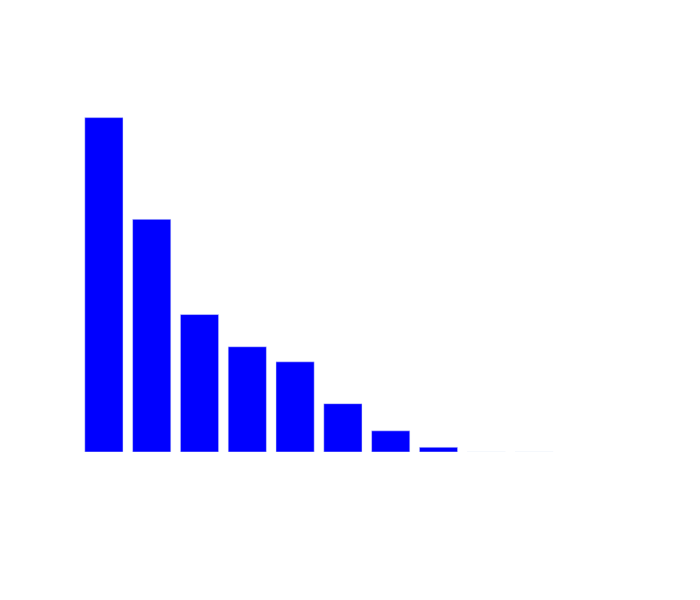
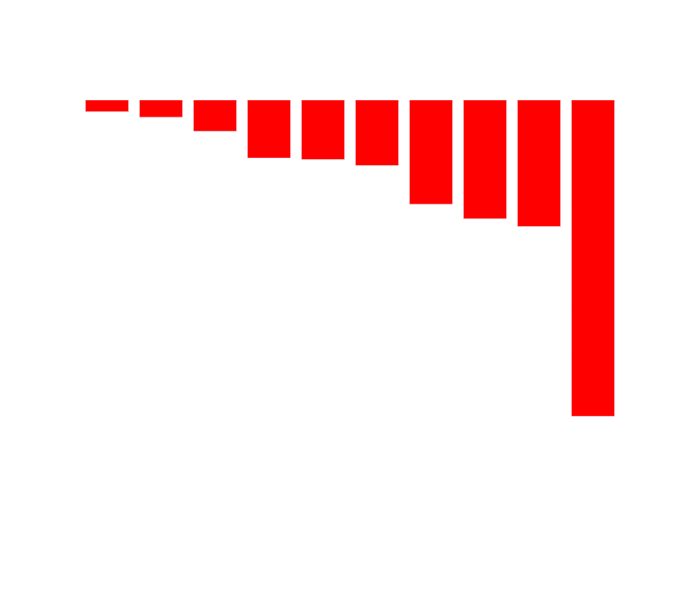

These figures' notebook cell, in order:
### Markdown cell above
We define the Logistic Regression model and use GridSearchCV to find the best hyperparameters for the model by evaluating different combinations of C, penalty, and solver. The best parameters found are used to fit the model. We then use the best model to make predictions on the test set.

### Code cell
feature_weights(X_train,best_LR,"Logistic Regression")

### Figure 1 — Plotly figure (JSON) as saved in the notebook; plotly's stock layout.template omitted (floating-point values rounded to 4 significant figures)
{"data": [{"marker": {"color": ["blue", "blue", "blue", "blue", "blue", "blue", "blue", "blue", "blue", "red"]}, "type": "bar", "x": ["Internet Service_Fiber optic", "Tenure Total Charges", "Payment Method_Electronic check", "Paperless Billing", "Streaming Movies_Yes", "Streaming TV_Yes", "Gender Total Charges", "Multiple Lines_Yes", "Unnamed: 0", "Payment Method_Mailed check"], "y": [0.7041, 0.4899, 0.2894, 0.2216, 0.1899, 0.1017, 0.0446, 0.009988, 3.664e-06, 0]}], "layout": {"height": 600, "paper_bgcolor": "rgba(0,0,0,0)", "plot_bgcolor": "rgba(0,0,0,0)", "title": {"font": {"color": "white", "family": "Arial", "size": 20}, "text": "Logistic Regression - Top 10 Features"}, "width": 700, "xaxis": {"tickfont": {"color": "white"}, "title": {"font": {"color": "white"}, "text": "Features"}}, "yaxis": {"tickfont": {"color": "white"}, "title": {"font": {"color": "white"}, "text": "Weights"}}}}

### Figure 2 — Plotly figure (JSON) as saved in the notebook; plotly's stock layout.template omitted (floating-point values rounded to 4 significant figures)
{"data": [{"marker": {"color": ["red", "red", "red", "red", "red", "red", "red", "red", "red", "red"]}, "type": "bar", "x": ["Senior Citizen Tenure", "Payment Method_Credit card (automatic)", "Dependents", "Tech Support_Yes", "Internet Service_No", "Online Backup_Yes", "Monthly Charges Total Charges", "Phone Service", "Online Security_Yes", "Contract"], "y": [-0.04505, -0.06627, -0.1208, -0.2243, -0.2302, -0.2533, -0.4025, -0.4591, -0.4889, -1.222]}], "layout": {"height": 600, "paper_bgcolor": "rgba(0,0,0,0)", "plot_bgcolor": "rgba(0,0,0,0)", "title": {"font": {"color": "white", "family": "Arial", "size": 20}, "text": "Logistic Regression - Bottom 10 Features"}, "width": 700, "xaxis": {"tickfont": {"color": "white"}, "title": {"font": {"color": "white"}, "text": "Features"}}, "yaxis": {"tickfont": {"color": "white"}, "title": {"font": {"color": "white"}, "text": "Weights"}}}}
